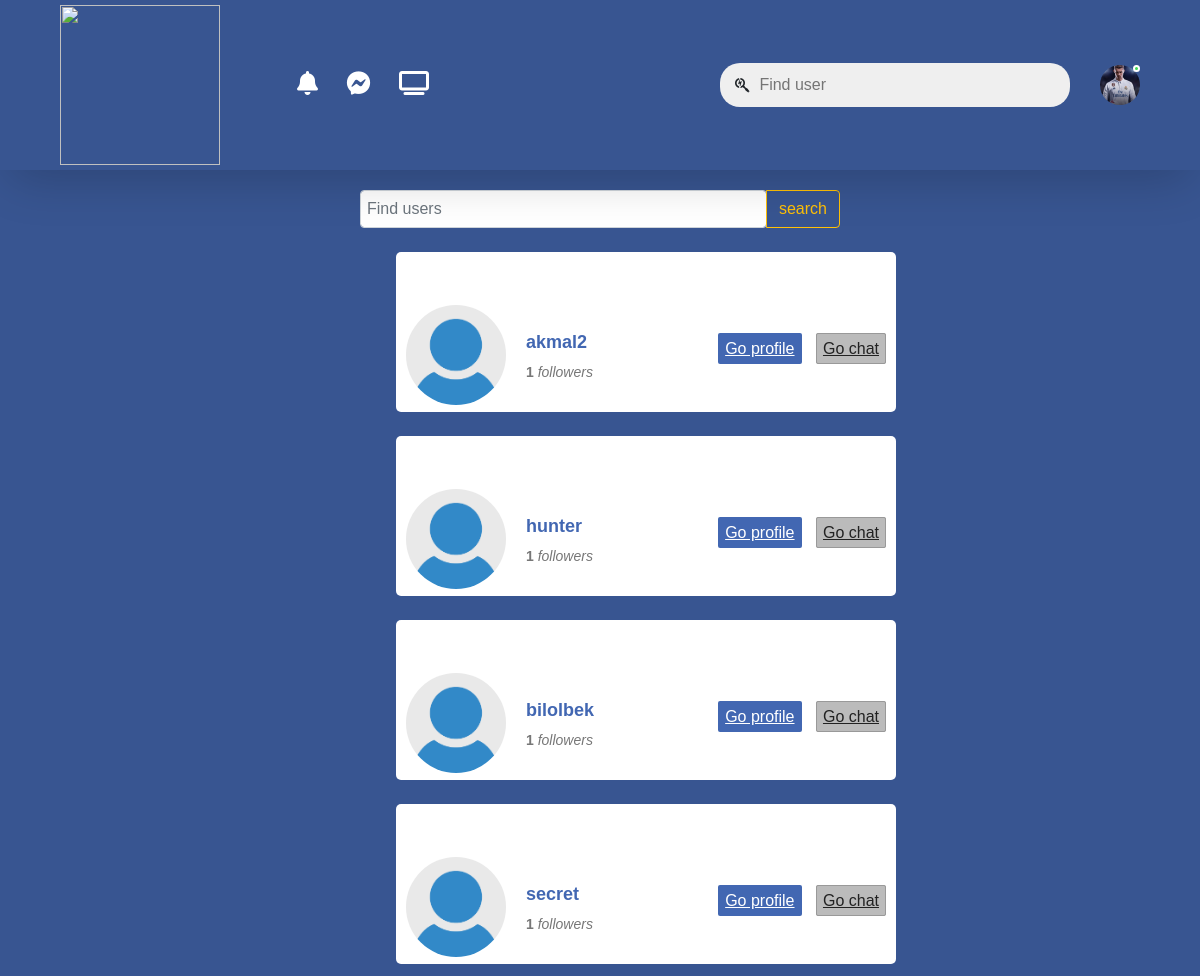
The page /user/search/ (signed in) on the database as committed earlier.
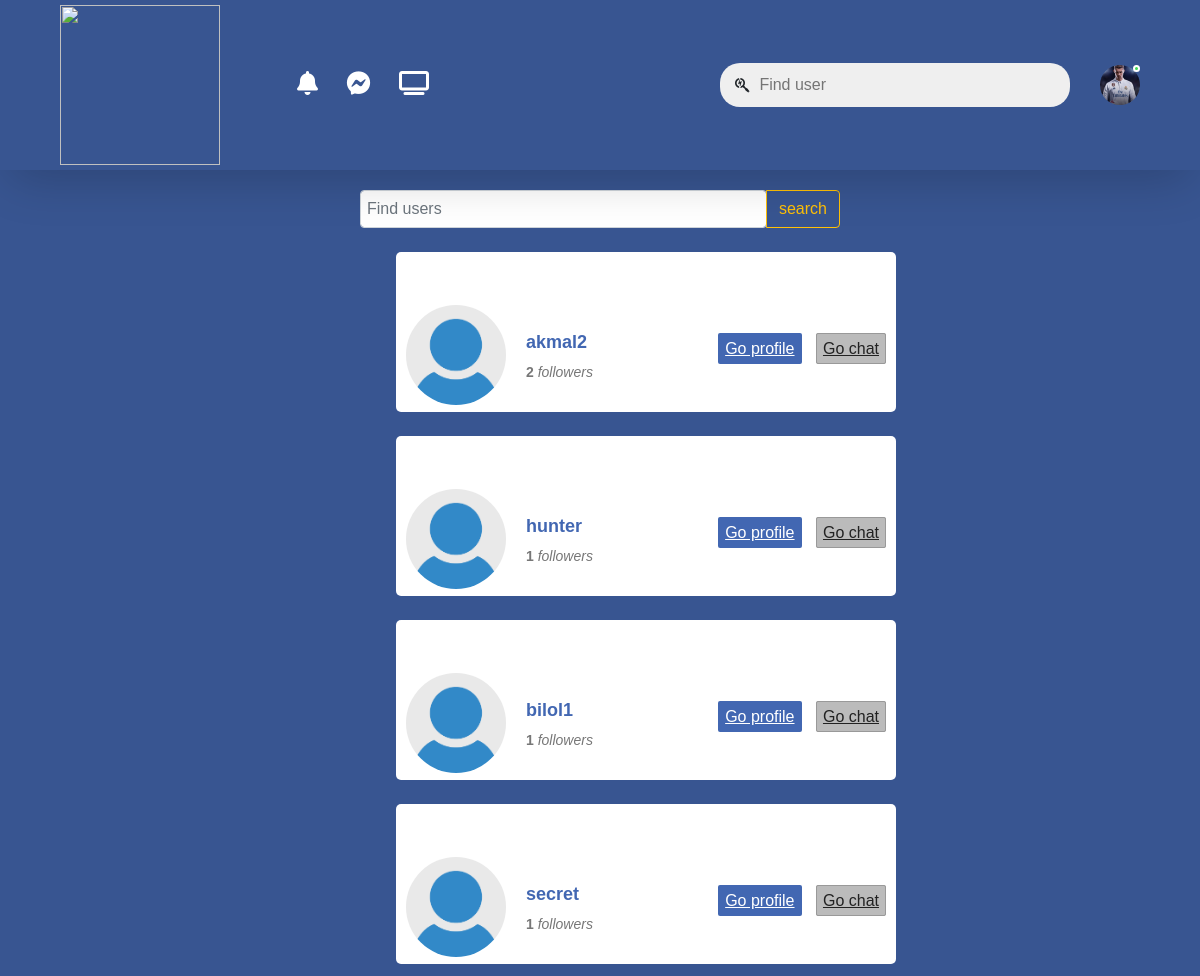
The same page on the database as committed later.
### user/models.py (models this page shows, shortened)
class CustomUser(AbstractUser):
    image = models.ImageField(upload_to='user-media/', default='default-profile.jpg')

### facebook/models.py (models this page shows, shortened)
class Profile(models.Model):
    user = models.OneToOneField(CustomUser, on_delete=models.CASCADE)
    followed = models.ManyToManyField(CustomUser, related_name='following', blank=True, null=True)
    chats = models.ManyToManyField(CustomUser, related_name='chats', blank=True, null=True)

### facebook/views.py (the view)
# urls.py: path('user/search/', SearchUsersPageView.as_view(), name='user-search'),
class SearchUsersPageView(View):
    def get(self, request):
        search = request.GET.get('q', '')
        users = CustomUser.objects.exclude(username=request.user.username)
        if search:
            users = users.filter(
                Q(username__icontains=search) | Q(first_name__icontains=search)
            )
        context = {
            'search': search,
            'users': users,
        }
        return render(request, 'user/users-search.html', context)

### facebook/templates/user/users-search.html (shortened to what this page needs)
{% extends 'base.html' %}
{% load static %}
{% block content %}
    <form class="input-group " style="width: 40vw; margin-left: 30vw; margin-top: 1.7vw">
  <input value="{{ search }}" name="q" style="padding: 0.5vw" type="search" class="form-control rounded" placeholder="Find users" aria-label="Search" aria-describedby="search-addon" />
  <button type="submit" class="btn btn-outline-warning" data-mdb-ripple-init>search</button>
</form>
    {% for i in users %}
    <div id="fb" style="margin-bottom: 1vw">
		<div style="position: relative;">
			<img src="{{ i.image.url }}" height="100" width="100">
			<p id="info"><b>{{ i.username }}</b> <br> <span><b>{{ i.profile.followed.all.count }}</b> <i>followers</i></p>
			<div id="button-block">
                <a href="{% url 'user-detail' i.id %}" id="confirm">Go profile</a>
				<a href="{% url 'user-chat' i.username %}" id="delete">Go chat</a>
			</div>
		</div>
	</div>
    {% endfor %}
{% endblock content %}

Rows that differ between the two databases and show on the page:
computed for CustomUser "akmal2": profile.followed.all.count "1" → "2"
changed CustomUser: username "bilolbek" → "bilol1"
